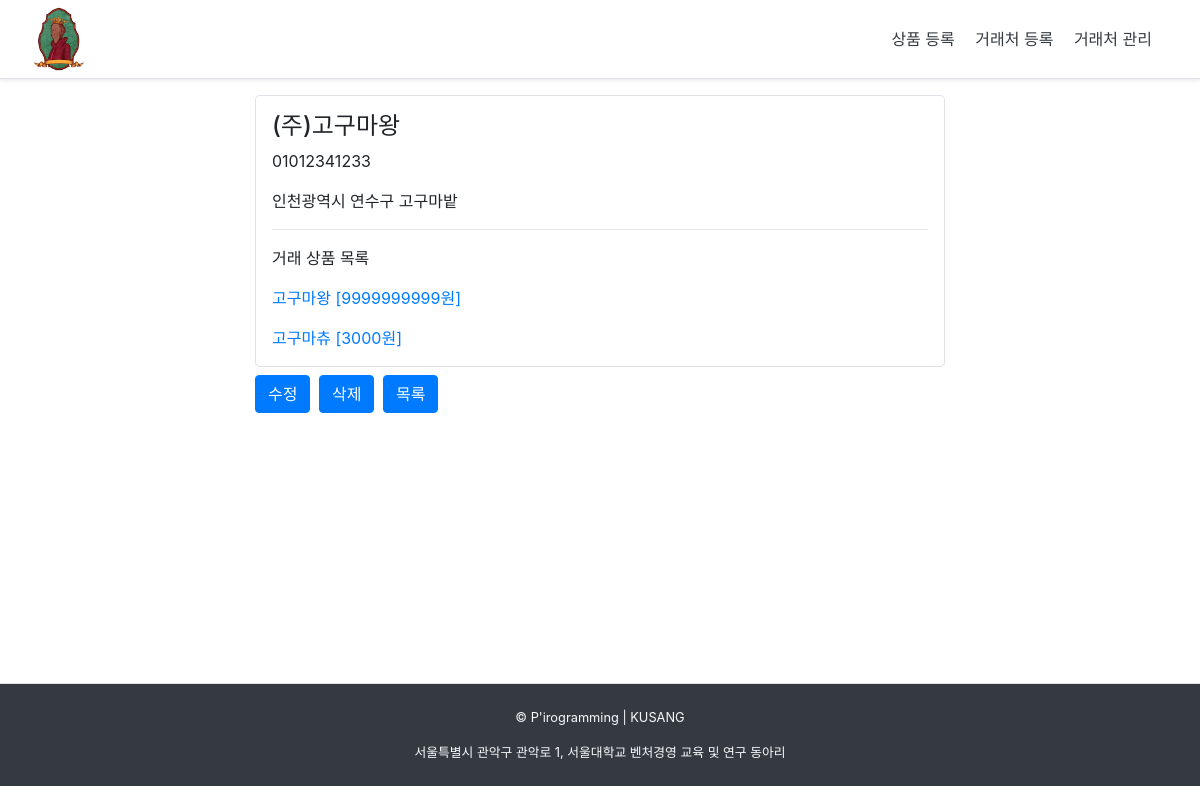
Page /client/9/ on the committed database.
### shop/models.py (models this page shows, shortened)
class Client(models.Model):
    name = models.CharField(max_length=100, verbose_name='이름')
    phone = models.CharField(max_length=100, verbose_name='전화번호')
    address = models.CharField(max_length=200, verbose_name='주소')

class Product(models.Model):
    name = models.CharField(max_length=100, verbose_name='제품명')
    photo = models.ImageField(upload_to='', verbose_name='제품사진')
    desc = models.TextField(verbose_name='제품설명')
    price = models.IntegerField(verbose_name='가격')
    stock = models.IntegerField(verbose_name='남은수량')
    client = models.ForeignKey(Client, on_delete=models.CASCADE, verbose_name='거래처', related_name='product')
    def get_absolute_url(self):
        return reverse('shop:detail_product', args=[self.pk])

### shop/views.py (the view)
# urls.py: path('client/<int:pk>/', views.detail_client, name='detail_client'),
def detail_client(request, pk):
    client = Client.objects.get(pk=pk)
    products = client.product.all()
    context = {
        'client': client,
        'products': products,
    }
    return render(request, 'shop/detail_client.html', context)

### shop/templates/shop/detail_client.html
{% extends 'index.html' %}
{% block content %}
    <div class="container d-flex justify-content-center">
        <div class="col-8">
            <div class="border rounded-lg">
                <div class="m-3">
                    <h4>{{ client.name }}</h4>
                    <p>{{ client.phone }}</p>
                    <p>{{ client.address }}</p>
                    <hr/>
                    <p>거래 상품 목록</p>
                    {% for product in products %}
                        <p><a href="{{ product.get_absolute_url }}">{{ product.name }} [{{ product.price }}원]</a></p>
                    {% endfor %}
                </div>
            </div>
            <div class="mt-2">
                <a class="btn btn-primary mr-1" href="{% url 'shop:edit_client' client.pk %}">수정</a>
                <a class="btn btn-primary mr-1" href="{% url 'shop:delete_client' client.pk %}">삭제</a>
                <a class="btn btn-primary mr-1" href="{% url 'shop:list_client' %}">목록</a>
            </div>
        </div>
    </div>
{% endblock %}

### static/index.css (style rules this page uses)
.container { min-height: 71.5%; }

### rows in the picture
Client: name "(주)고구마왕", phone "01012341233", address "인천광역시 연수구 고구마밭"
Product: name "고구마왕", price "9999999999"
Product: name "고구마츄", price "3000"
